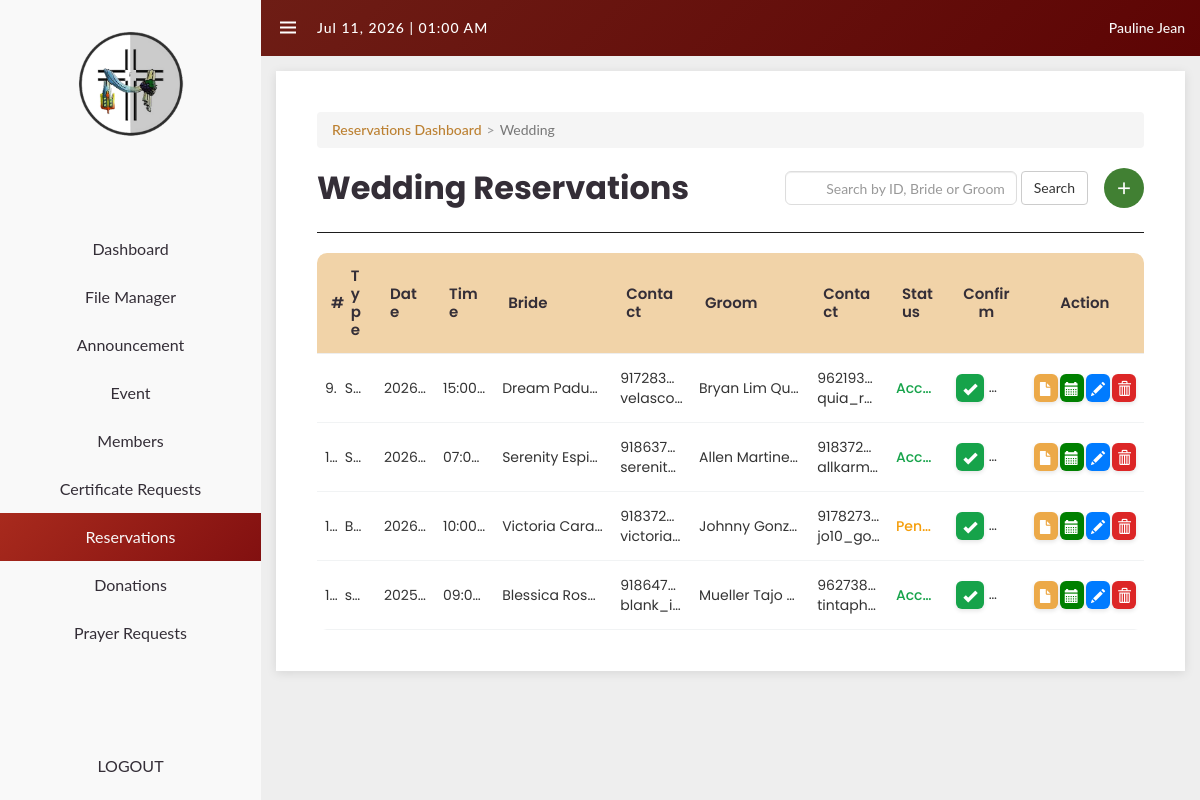
The page /private/sacraments/wedding/s_wedding.php (signed in) on the database its author committed.
### tables this page shows
CREATE TABLE `weddings` (
  `id` int(11) NOT NULL,
  `reservation_user_id` int(11) DEFAULT NULL,
  `wedding_type` varchar(15) DEFAULT NULL,
  `status` varchar(20) NOT NULL DEFAULT 'Pending',
  `email` varchar(100) DEFAULT NULL,
  `date` date DEFAULT NULL,
  `time` time DEFAULT NULL,
  `notif` tinyint(4) DEFAULT NULL,
  `rehearsal_date` date DEFAULT NULL,
  `rehearsal_time` time DEFAULT NULL,
  `canon_interview_date` date DEFAULT NULL,
  `canon_interview_time` time DEFAULT NULL,
  `precana_semi_date` date DEFAULT NULL,
  `precana_semi_time` time DEFAULT NULL,
  `created_at` timestamp NOT NULL DEFAULT current_timestamp(),
  `bride_firstname` varchar(30) DEFAULT NULL,
  `bride_middlename` varchar(30) DEFAULT NULL,
  `bride_lastname` varchar(30) DEFAULT NULL,
  `bride_birthdate` date DEFAULT NULL,
  `bride_nationality` varchar(100) DEFAULT NULL,
  `bride_address` varchar(255) DEFAULT NULL,
  `bride_contact` varchar(50) DEFAULT NULL,
  `bride_email` varchar(150) DEFAULT NULL,
  `groom_firstname` varchar(30) DEFAULT NULL,
  `groom_middlename` varchar(30) DEFAULT NULL,
  `groom_lastname` varchar(30) DEFAULT NULL,
  `groom_suffix` varchar(30) DEFAULT NULL,
  `groom_birthdate` date DEFAULT NULL,
  `groom_nationality` varchar(30) DEFAULT NULL,
  `groom_address` varchar(255) DEFAULT NULL,
  `groom_contact` varchar(50) DEFAULT NULL,
  `groom_email` varchar(150) DEFAULT NULL,
  `b_birth_certificate` varchar(300) DEFAULT NULL,
  `b_baptismal_certificate` varchar(300) DEFAULT NULL,
  `b_marriage_license` varchar(300) DEFAULT NULL,
  `b_confirmation_certificate` varchar(300) DEFAULT NULL,
  `b_cenomar` varchar(300) DEFAULT NULL,
  `g_birth_certificate` varchar(300) DEFAULT NULL,
  `g_baptismal_certificate` varchar(300) DEFAULT NULL,
  `g_marriage_license` varchar(300) DEFAULT NULL,
  `g_confirmation_certificate` varchar(300) DEFAULT NULL,
  `g_cenomar` varchar(300) DEFAULT NULL
);

### private/sacraments/wedding/s_wedding.php (the view, shortened to what this page needs)
<?php
require_once '../connection.php';
$admin_name = !empty($_SESSION['givenname']) ? $_SESSION['givenname'] : $_SESSION['username'];
?>
<!DOCTYPE html>
<html lang="en">
<head>
<link href="https://maxcdn.bootstrapcdn.com/bootstrap/3.3.0/css/bootstrap.min.css" rel="stylesheet" />
<link href='https://unpkg.com/boxicons@2.0.9/css/boxicons.min.css' rel='stylesheet'>
<link href='../../../stylesheets/private/navbar.css' rel='stylesheet'>
<link href='../../../stylesheets/private/sacraments_wed.css' rel='stylesheet'>
</head>
<body>
<section id="sidebar" <?php if ($hideSidebar) echo 'class="hide"'; ?>>
    <a href="#" class="label">
        <img src="../../santa krus logo.png" alt="Logo" class="logo" />
    </a>
    <ul class="side-menu top">
            <li><a href="../../dashboard.php"><span class="text">Dashboard</span></a></li>
            <li><a href="../../stk/filemanager.php"><span class="text">File Manager</span></a></li>
            <li><a href="../../stk/announcement.php"><span class="text">Announcement</span></a></li>
            <li><a href="../../event.php"><span class="text">Event</span></a></li>
            <li><a href="../../stk/members.php"><span class="text">Members</span></a></li>
            <li><a href="../../sacraments/certificate_req/certificate_request.php"><span class="text">Certificate Requests</span></a></li>
            <li class="active"><a href="../sacrament_dashboard.php"><span class="text">Reservations</span></a></li>
            <li><a href="../../donations.php" data-section="dashboard"><span class="text">Donations</span></a></li>
            <li><a href="../../prayer_admin.php"><span class="text">Prayer Requests</span></a></li>
        </ul>
        <ul class="side-menu">
            <li><a href="../../logout.php" class="logout"><span class="text">LOGOUT</span></a></li>
        </ul>
</section>
<section id="content">
<nav>
<i class='bx bx-menu'></i>
<div id="datetime"></div>
<ul>
    <li class="li-dropdown">
      <a href="#"><span class="greeting"><?php echo htmlspecialchars($admin_name); ?></span></a>
  </li>
</ul>
</nav>
<div class="main-content">
<div class="breadcrumb">
    <a href="../sacrament_dashboard.php">Reservations Dashboard</a><span>Wedding</span>
</div>
<div class="reservations-header">
<h1>Wedding Reservations</h1>
<div class="reservations-controls">
<div class="search-box">
<form method="POST" action="" class="form-inline">
  <input type="text" name="search" placeholder="Search by ID, Bride or Groom Name"
         class="form-control"
         value="<?php echo isset($_POST['search']) ? htmlspecialchars($_POST['search']) : ''; ?>" />
  <button type="submit" class="btn btn-default">Search</button>
</form>
</div>
<a href="s_wedding_insert.php">
    <button class="add-btn" id="addReservationBtn">
    <i class='bx bx-plus'></i>
    </button>
</a>
</div>
</div>
<hr class="divider">
<div class="sacraments-table-container">
  <table class="sacraments-table">
    <thead>
    <tr>
        <th>#</th>
        <th>Type</th>
        <th>Date</th>
        <th>Time</th>
        <th>Bride</th>
        <th>Contact</th>
        <th>Groom</th>
        <th>Contact</th>
        <th>Status</th>
        <th class="confirm-column">Confirm</th>
        <th class="action-column">Action</th>
    </tr>
    </thead>
    <tbody>
      <?php
    $searchSQL = "";
    $params = [];
      try {
          $sql = "SELECT * FROM weddings" . $searchSQL;
          $query = $dbh->prepare($sql);
          $query->execute($params);
          $results = $query->fetchAll(PDO::FETCH_OBJ);
          if ($query->rowCount() > 0) {
              foreach ($results as $result) {
                  ?>
                    <tr>
                    <td><?php echo htmlentities($result->id); ?></td>
                    <td><?php echo htmlentities($result->wedding_type); ?></td>
                    <td><?php echo htmlentities($result->date); ?></td>
                    <td><?php echo htmlentities($result->time); ?></td>
                    <td>
                        <?php echo htmlentities($result->bride_firstname); ?>
                        <?php echo htmlentities($result->bride_middlename); ?>
                    </td>
                    <td>
                        <?php echo htmlentities($result->bride_contact); ?><br>
                        <?php echo htmlentities($result->bride_email); ?>
                    </td>
                    <td>
                        <?php echo htmlentities($result->groom_firstname); ?>
                        <?php echo htmlentities($result->groom_middlename); ?>
                        <?php echo htmlentities($result->groom_lastname); ?>
                    </td>
                    <td>
                        <?php echo htmlentities($result->groom_contact); ?><br>
                        <?php echo htmlentities($result->groom_email); ?>
                    </td>
                    <td class="
                        <?php
                        if ($result->status === 'Accepted') echo 'status-verified';
                        elseif ($result->status === 'Cancelled') echo 'status-unverified';
                        else echo 'status-pending';
                        ?>
                    ">
                        <?php echo htmlentities($result->status); ?>
                    </td>
                    <td class="confirm-column">
                        <button class="btn-approve"
                                data-id="<?php echo $result->id; ?>"
                                title="Accept">
                        <i class="glyphicon glyphicon-ok"></i>
                        </button>
                        <button class="btn-reject"
                                data-id="<?php echo $result->id; ?>"
                                title="Reject">
                        <i class="glyphicon glyphicon-remove"></i>
                        </button>
                    </td>
                    <td class="action-column">
                        <div class="action-buttons">
                        <a href="s_wedding_view.php?id=<?php echo $result->id; ?>" class="btn-view">
                            <i class="glyphicon glyphicon-file"></i>
                        </a>
                        <a href="schedule.php?id=<?php echo $result->id; ?>" class="btn-schedule">
                            <i class="glyphicon glyphicon-calendar"></i>
                        </a>
                        <a href="s_wedding_update.php?id=<?php echo $result->id; ?>" class="btn-edit">
                            <i class="glyphicon glyphicon-pencil"></i>
                        </a>
                        <a href="s_wedding.php?del=<?php echo $result->id; ?>"
                            onclick="return confirm('Are you sure?')"
                            class="btn-delete">
                            <i class="glyphicon glyphicon-trash"></i>
                        </a>
                        </div>
                    </td>
                    </tr>
                  <?php
              }
          } else {
              echo '<tr><td colspan="12">No records found.</td></tr>';
          }
      } catch (PDOException $e) {
          echo "<tr><td colspan='12'>Error: " . $e->getMessage() . "</td></tr>";
      }
      ?>
    </tbody>
  </table>
</div>
    </section>
</body>
</html>

### stylesheets/private/navbar.css (style rules this page uses)
* { margin: 0; padding: 0; box-sizing: border-box; }
.divider { border-top: 1px solid #1d1d1d; width: 100%; }
a { text-decoration: none; }
li { list-style: none; }
:root { --poppins: 'Poppins', sans-serif; --lato: 'Lato', sans-serif; --light: #F9F9F9; --blue: #3C91E6; --light-blue: #4c8ec8; --grey: #eee; --dark-grey: #AAAAAA; --dark: #342E37; --red: #DB504A; --green: #418033; --success: #16a34a; --warning: #f59e0b; --danger: #dc2626; }
html, body { height: 100%; overflow-x: hidden; }
body { background: var(--grey); font-family: var(--lato); }
#sidebar { position: fixed; top: 0; left: 0; width: 261px; height: 100%; background: var(--light); z-index: 2000; transition: .3s ease; display: flex; flex-direction: column; justify-content: space-between; padding: 0; }
#sidebar .label { height: 150px; display: flex; align-items: center; justify-content: center; padding-top: 20px; }
#sidebar .label .logo { width: 100%; height: 100%; object-fit: contain; }
#sidebar .side-menu { width: 100%; }
#sidebar .side-menu li { height: 48px; }
#sidebar .side-menu li a { display: flex; align-items: center; justify-content: center; height: 100%; font-size: 16px; color: var(--dark); text-decoration: none; }
#sidebar .side-menu li.active { background: var(--grey); }
#content { position: relative; width: calc(100% - 261px); left: 261px; transition: .3s ease; min-width: 0; }
#content nav { height: 56px; background: linear-gradient(135deg, #6e1d15, #5d0404); padding: 0 15px; display: flex; align-items: center; justify-content: space-between; grid-gap: 16px; position: sticky; top: 0; z-index: 1000; }
#content nav .bx { font-size: 24px; color: white; cursor: pointer; }
#content nav #datetime { color: white; font-size: 14px; font-weight: 500; letter-spacing: 1px; margin-left: 1px; flex-grow: 1; }
.greeting { color: var(--light); font-weight: 500; }
.li-dropdown { position: relative; margin-top: 10px; }
#sidebar .side-menu li.active a, #sidebar .side-menu li.active a:hover { background: linear-gradient(135deg, #a82a1d, #821010); color: var(--light); }
.main-content { background: white; padding: 41px; box-shadow: 0 2px 10px rgba(0, 0, 0, 0.1); margin: 15px; }
.main-content h1 { font-family: var(--poppins); font-size: 28px; font-weight: 700; color: var(--dark); margin-bottom: 16px; }
.breadcrumb a { color: #bc8031; text-decoration: none; font-weight: 500; transition: color 0.3s; }
.breadcrumb span { color: #777; }
.breadcrumb span::before { content: ">"; margin: 0 5px; color: #999; }

### rows shown on the page
weddings: wedding_type "S…", date "2026…", time "15:00…", bride_firstname "Dream", bride_middlename "Padu…", bride_contact "917283…", bride_email "velasco…", groom_firstname "Bryan", groom_middlename "Lim", groom_lastname "Qu…", groom_contact "962193…", groom_email "quia_ry…", status "Acc…"
weddings: wedding_type "S…", date "2026…", time "07:0…", bride_firstname "Serenity", bride_middlename "Espi…", bride_contact "918637…", bride_email "serenit…", groom_firstname "Allen", groom_middlename "Martine…", groom_contact "918372…", groom_email "allkarm…", status "Acc…"
weddings: wedding_type "B…", date "2026…", time "10:00…", bride_firstname "Victoria", bride_middlename "Cara…", bride_contact "918372…", bride_email "victoria…", groom_firstname "Johnny", groom_lastname "Gonz…", groom_contact "9178273…", groom_email "jo10_go…", status "Pen…"
weddings: wedding_type "s…", date "2025…", time "09:0…", bride_firstname "Blessica", bride_middlename "Ros…", bride_contact "918647…", bride_email "blank_i…", groom_firstname "Mueller", groom_middlename "Tajo", groom_contact "962738…", groom_email "tintaph…", status "Acc…"

### other values the page prints
$admin_name "Pauline Jean"
